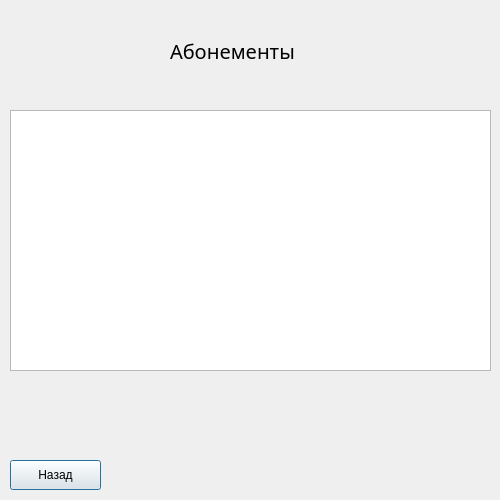
<?xml version="1.0" encoding="UTF-8"?>
<ui version="4.0">
 <class>Dialog</class>
 <widget class="QDialog" name="Dialog">
  <property name="geometry">
   <rect>
    <x>0</x>
    <y>0</y>
    <width>500</width>
    <height>500</height>
   </rect>
  </property>
  <property name="windowTitle">
   <string>Dialog</string>
  </property>
  <widget class="QLabel" name="label">
   <property name="geometry">
    <rect>
     <x>170</x>
     <y>40</y>
     <width>231</width>
     <height>22</height>
    </rect>
   </property>
   <property name="font">
    <font>
     <family>Noto Sans</family>
     <pointsize>15</pointsize>
    </font>
   </property>
   <property name="text">
    <string>Абонементы</string>
   </property>
  </widget>
  <widget class="QTableWidget" name="membershipTableWidget">
   <property name="geometry">
    <rect>
     <x>10</x>
     <y>110</y>
     <width>481</width>
     <height>261</height>
    </rect>
   </property>
  </widget>
  <widget class="QPushButton" name="backButton">
   <property name="geometry">
    <rect>
     <x>10</x>
     <y>460</y>
     <width>91</width>
     <height>30</height>
    </rect>
   </property>
   <property name="text">
    <string>Назад</string>
   </property>
  </widget>
 </widget>
 <resources/>
 <connections/>
</ui>
